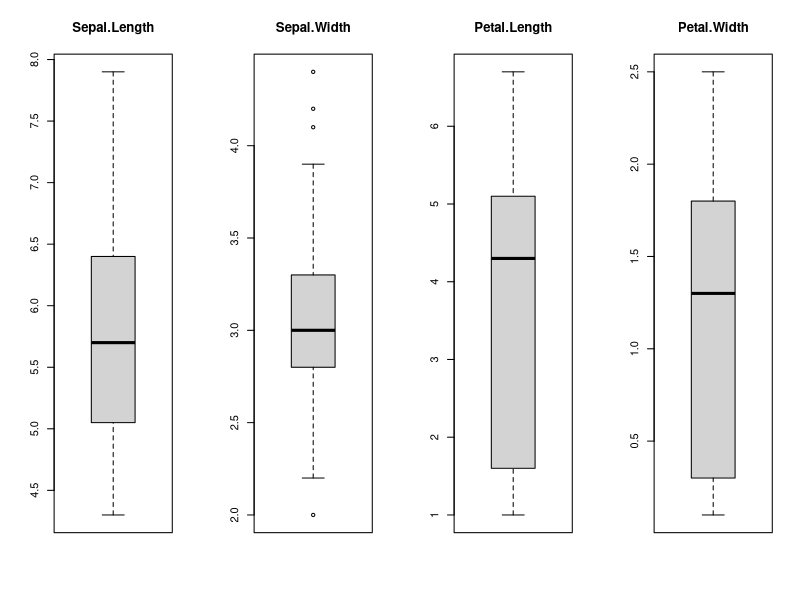
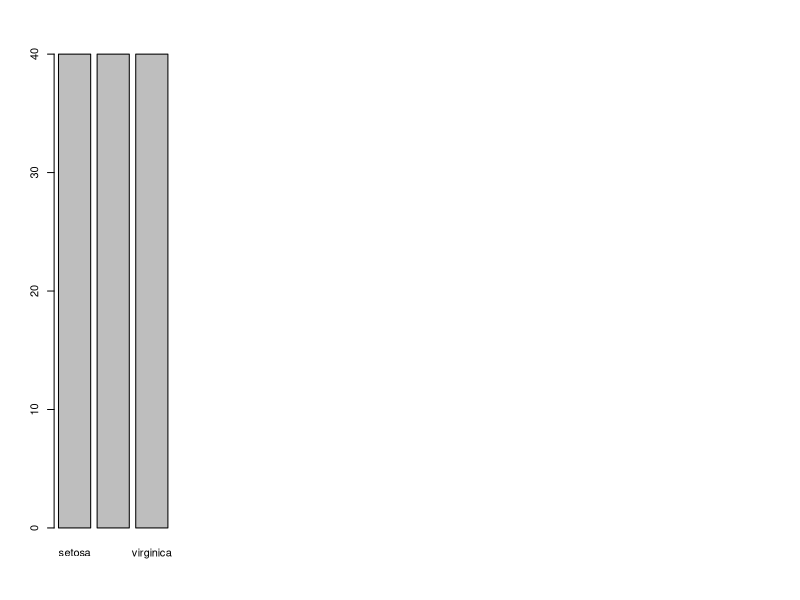
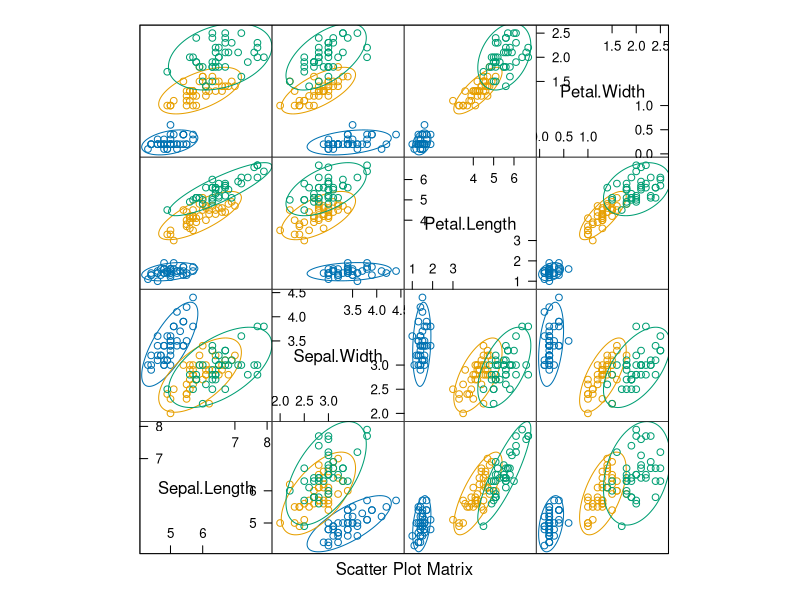
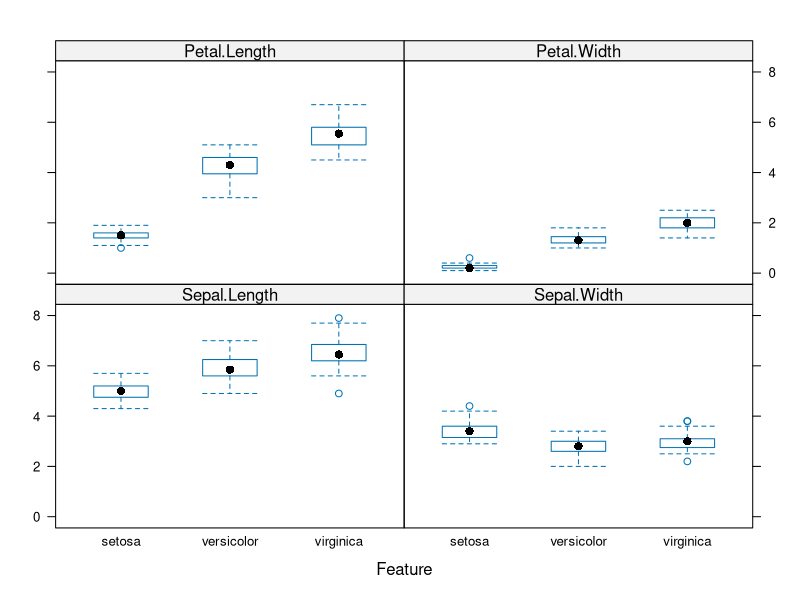
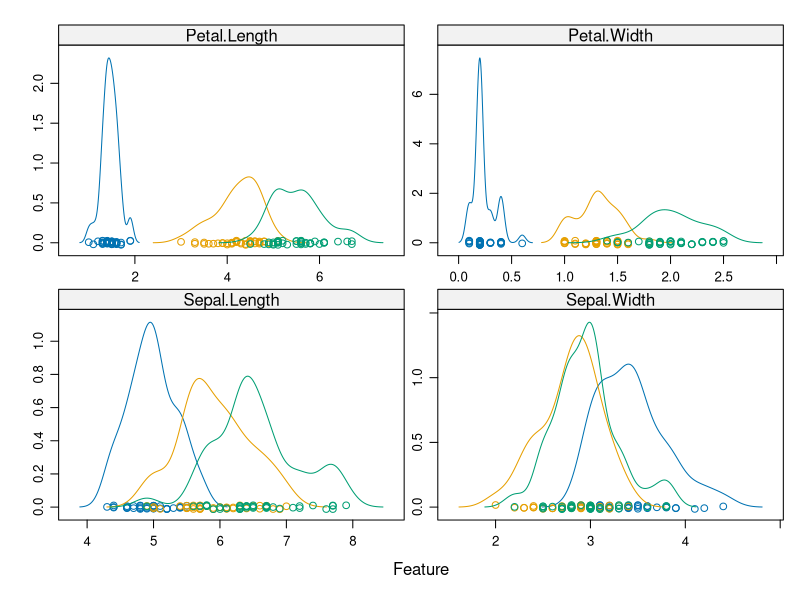
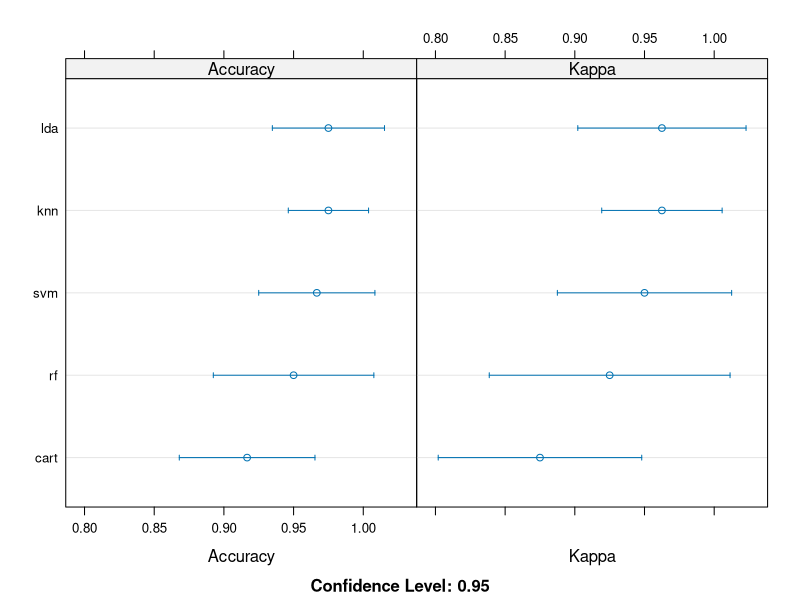

The R source for these figures, in order:

##### IRIS DATASET - IMPLEMENTING MACHINE LEARNING ALGORITHMs #####

##################################################################################################################
## check for installed packages
if (("caret" %in% rownames(installed.packages())) == FALSE) {
        install.packages("caret", dependencies = c("Depends", "Suggests")) #install required package
}

if (("ellipse" %in% rownames(installed.packages())) == FALSE) {
        install.packages("ellipse", dependencies = c("Depends", "Suggests")) #install required package
}


## additional checks due to errors for package 'caret'
if (("ModelMetrics" %in% rownames(installed.packages())) == FALSE) {
        install.packages("ModelMetrics", dependencies = c("Depends", "Suggests")) #install required package
}

if (("gower" %in% rownames(installed.packages())) == FALSE) {
        install.packages("gower", dependencies = c("Depends", "Suggests")) #install required package
}

## importing required packages
library("caret")
library("ellipse")


##################################################################################################################
## loading dataset
data(iris)
dataset <- iris


## exploring dataset
str(dataset)
summary(dataset)


## creating validation datasets 
validation_index <- createDataPartition(dataset$Species, p = 0.8, list = FALSE)
train_set <- dataset[validation_index, ]
test_set <- dataset[-validation_index, ]


## dimensions of the dataset
dim(train_set)

## types of the attributes
sapply(train_set, class)

## peek at the data itself
head(train_set)

## levels of the class attribute
levels(train_set$Species)

## breakdown of the instances in each class
percentage <- prop.table(table(train_set$Species)) * 100
cbind(freq=table(train_set$Species), percentage=percentage)

## statistical summary of all attributes
summary(train_set)


##################################################################################################################
### VISUALIZING data ###

## Univariate plots to better understand each attribute
x <- train_set[, 1:4] #predictor/feature/input/independent
y <- train_set[, 5] #target/outcome/output/dependent

# boxplot for each attribute on one image
par(mfrow=c(1,4))
for(i in 1:4) {
        boxplot(x[,i], main=names(iris)[i])
}

plot(y)

## Multivariate plots to better understand the relationships between attributes

# scatterplot matrix
featurePlot(x=x, y=y, plot="ellipse")

# box and whisker plots for each attribute
featurePlot(x=x, y=y, plot="box")


# density plots for each attribute by class value
scales <- list(x=list(relation="free"), y=list(relation="free"))
featurePlot(x=x, y=y, plot="density", scales=scales)



##################################################################################################################
### RUNNING ALGORITHMS ###


# Run algorithms using 10-fold cross validation
control <- trainControl(method="cv", number=10)
metric <- "Accuracy"


# a) linear algorithms
set.seed(42)
fit.lda <- train(Species~., data=train_set, method="lda", metric=metric, trControl=control)


# b) nonlinear algorithms
# CART
set.seed(42)
fit.cart <- train(Species~., data=train_set, method="rpart", metric=metric, trControl=control)
# kNN
set.seed(42)
fit.knn <- train(Species~., data=train_set, method="knn", metric=metric, trControl=control)


# c) advanced algorithms
# SVM
set.seed(42)
fit.svm <- train(Species~., data=train_set, method="svmRadial", metric=metric, trControl=control)
# Random Forest
set.seed(42)
fit.rf <- train(Species~., data=train_set, method="rf", metric=metric, trControl=control)


##################################################################################################################
# summarize accuracy of models
results <- resamples(list(lda=fit.lda, cart=fit.cart, knn=fit.knn, svm=fit.svm, rf=fit.rf))
summary(results)

# visually compare results
dotplot(results)

# select best algorithms
print(fit.knn)
print(fit.lda)


##################################################################################################################
### RUN PREDICTIONS ###

# estimate skill of LDA on the validation dataset
prediction_lda <- predict(fit.lda, test_set)
prediction_knn <- predict(fit.knn, test_set)
confusionMatrix(prediction_lda, test_set$Species)
confusionMatrix(prediction_knn, test_set$Species)
